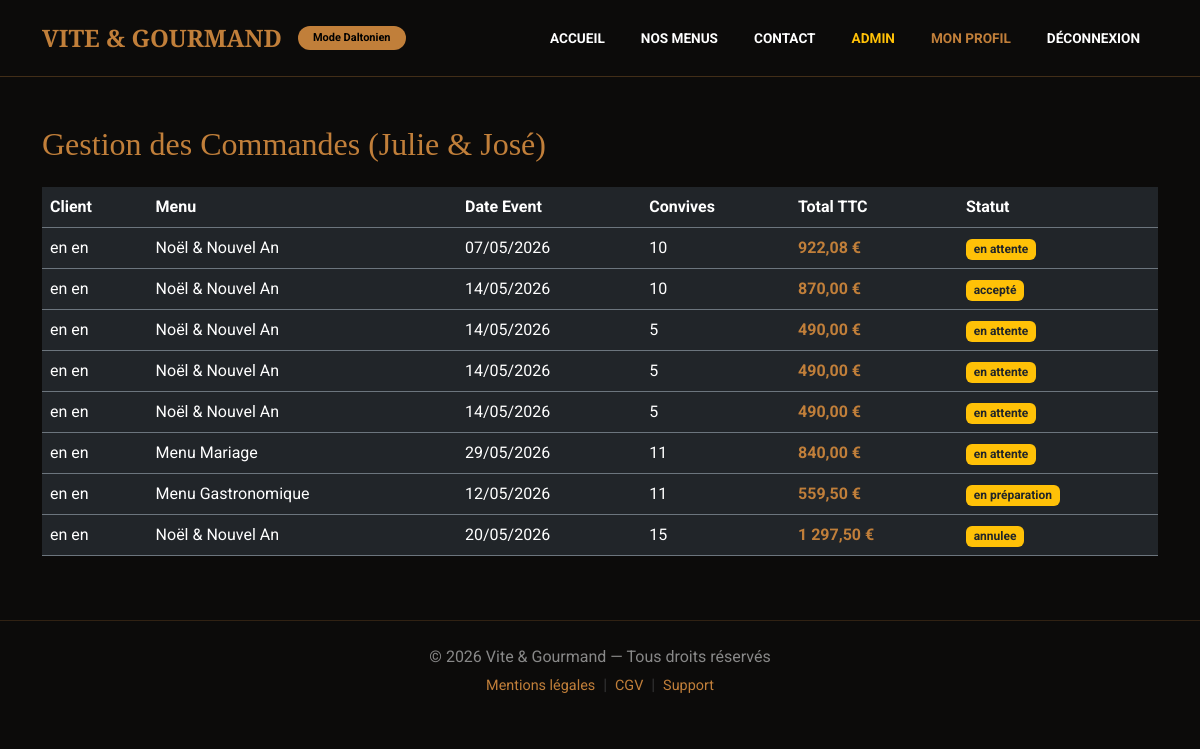
The app's page /pages/admin_joséjulie.php (signed in) with its own data.
### tables this page shows
CREATE TABLE `commandes` (
  `id` int(11) NOT NULL,
  `nom_client` varchar(255) DEFAULT NULL,
  `email_client` varchar(255) DEFAULT NULL,
  `convives` int(11) DEFAULT NULL,
  `id_menu` int(11) DEFAULT NULL,
  `telephone` varchar(20) DEFAULT NULL,
  `date_evenement` date DEFAULT NULL,
  `message` text DEFAULT NULL,
  `nb_personnes` int(11) DEFAULT NULL,
  `total_prix` decimal(10,2) DEFAULT NULL,
  `message_special` text DEFAULT NULL,
  `statut` varchar(50) DEFAULT 'En attente',
  `date_commande` timestamp NOT NULL DEFAULT current_timestamp(),
  `user_id` int(11) NOT NULL,
  `date_modification` datetime DEFAULT current_timestamp() ON UPDATE current_timestamp(),
  `distance_km` decimal(10,2) DEFAULT 0.00
);

CREATE TABLE `utilisateurs` (
  `id` int(11) NOT NULL,
  `identifiant` varchar(50) NOT NULL,
  `mot_de_passe` varchar(255) NOT NULL,
  `role` varchar(50) NOT NULL,
  `nom` varchar(100) NOT NULL,
  `prenom` varchar(100) NOT NULL,
  `gsm` varchar(20) NOT NULL,
  `adresse` text NOT NULL,
  `is_active` tinyint(1) NOT NULL DEFAULT 1
);

CREATE TABLE `menus` (
  `id` int(11) NOT NULL,
  `titre` varchar(255) NOT NULL,
  `description` text DEFAULT NULL,
  `theme` varchar(100) DEFAULT NULL,
  `regime` varchar(100) DEFAULT NULL,
  `prix` decimal(10,2) DEFAULT NULL,
  `nb_pers_min` int(11) DEFAULT 1,
  `stock` int(11) DEFAULT 0,
  `conditions_speciales` text DEFAULT NULL,
  `entree_nom` varchar(255) DEFAULT NULL,
  `entree_img` varchar(255) DEFAULT NULL,
  `entree_allergenes` text DEFAULT NULL,
  `plat_nom` varchar(255) DEFAULT NULL,
  `plat_img` varchar(255) DEFAULT NULL,
  `plat_allergenes` text DEFAULT NULL,
  `dessert_nom` varchar(255) DEFAULT NULL,
  `dessert_img` varchar(255) DEFAULT NULL,
  `dessert_allergenes` text DEFAULT NULL
);

### pages/admin_joséjulie.php (the view, shortened to what this page needs)
<?php
require_once '../includes/header.php';
$database = new Database();
$db = $database->getConnection();
$query = "SELECT c.*, u.nom as client_nom, u.prenom as client_prenom, m.titre as menu_titre
          FROM commandes c
          JOIN utilisateurs u ON c.user_id = u.id
          JOIN menus m ON c.id_menu = m.id
          ORDER BY c.date_commande DESC";
$stmt = $db->prepare($query);
$stmt->execute();
$all_orders = $stmt->fetchAll(PDO::FETCH_ASSOC);
?>
<div class="container mt-5">
    <h2 style="font-family: 'Playfair Display'; color: #C17F3A;">Gestion des Commandes (Julie & José)</h2>
    <div class="table-responsive mt-4">
        <table class="table table-dark table-hover border-secondary">
            <thead>
                <tr>
                    <th>Client</th>
                    <th>Menu</th>
                    <th>Date Event</th>
                    <th>Convives</th>
                    <th>Total TTC</th>
                    <th>Statut</th>
                </tr>
            </thead>
            <tbody>
                <?php foreach ($all_orders as $order): ?>
                    <tr>
                        <td><?= htmlspecialchars($order['client_prenom'] . ' ' . $order['client_nom']) ?></td>
                        <td><?= htmlspecialchars($order['menu_titre']) ?></td>
                        <td><?= date('d/m/Y', strtotime($order['date_evenement'])) ?></td>
                        <td><?= $order['nb_personnes'] ?></td>
                        <td style="color: #C17F3A; font-weight: bold;"><?= number_format($order['total_prix'], 2, ',', ' ') ?> €</td>
                        <td><span class="badge bg-warning text-dark"><?= $order['statut'] ?></span></td>
                    </tr>
                <?php endforeach; ?>
            </tbody>
        </table>
    </div>
</div>
<?php require_once '../includes/footer.php'; ?>

### includes/header.php (style rules this page uses)
:root { --gold: #C17F3A; --dark-bg: #0c0b0a; }
body { font-family: 'Roboto', sans-serif; background-color: var(--dark-bg); color: white; margin: 0; transition: filter 0.3s ease; }

### records on screen
commandes: user.nom "en en", id_menu.titre "Noël & Nouvel An", date_evenement "07/05/2026", nb_personnes "10", total_prix "922,08", statut "en attente"
commandes: user.nom "en en", id_menu.titre "Noël & Nouvel An", date_evenement "14/05/2026", nb_personnes "10", total_prix "870,00", statut "accepté"
commandes: user.nom "en en", id_menu.titre "Noël & Nouvel An", date_evenement "14/05/2026", nb_personnes "5", total_prix "490,00", statut "en attente"
commandes: user.nom "en en", id_menu.titre "Noël & Nouvel An", date_evenement "14/05/2026", nb_personnes "5", total_prix "490,00", statut "en attente"
commandes: user.nom "en en", id_menu.titre "Noël & Nouvel An", date_evenement "14/05/2026", nb_personnes "5", total_prix "490,00", statut "en attente"
commandes: user.nom "en en", id_menu.titre "Menu Mariage", date_evenement "29/05/2026", nb_personnes "11", total_prix "840,00", statut "en attente"
commandes: user.nom "en en", id_menu.titre "Menu Gastronomique", date_evenement "12/05/2026", nb_personnes "11", total_prix "559,50", statut "en préparation"
commandes: user.nom "en en", id_menu.titre "Noël & Nouvel An", date_evenement "20/05/2026", nb_personnes "15", total_prix "1 297,50", statut "annulee"
